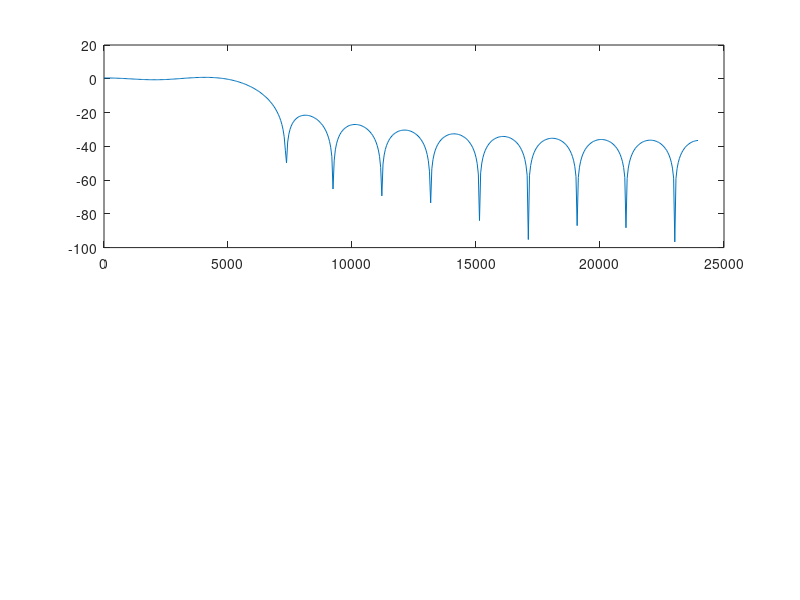

Write MATLAB code to recreate this figure. (Note: this script raises an error after producing the figure.)
% FILE:         generateFIR.m
% DESCRIPTION:  Function to generate FIR Anti-Aliasing filter for PCM Encoder
% AUTHOR:       Josh Routley
% DATE CREATED: 07/05/2022

%------------------------------------------------------------------------------%

tap = 25;
fc = 6100;
fs = 48000;

hzNum = zeros(1,tap);

omegaC = 2*pi*fc/fs;
m = (tap-1)/2;
for n = -m:m
    if n == 0
        hzNum(n+m+1) = omegaC/pi;
    else
        hzNum(n+m+1) = sin(omegaC*n)/(n*pi);
    end
end
disp(hzNum)
hzDen = [1 zeros(1,(length(hzNum)-1))];

[dB,w] = freqz(hzNum,[1],512);

Phi = 180*unwrap(angle(dB))/pi;
dB = mag2db(abs(dB));

figure;
subplot(2,1,1)
plot(w/pi*fs/2,dB)
% ax = gca;
% ax.YLim = [-20 2]
hold on
xline(6100)
hold on
yline(-3)

xlabel('Frequency [Hz]')
ylabel('Magnitude [dB]')
title('Frequency and Phase response of 15 tap lowpass FIR filter')


subplot(2,1,2)
plot(w/pi*fs/2,Phi)

xlabel('Frequency [Hz]')
ylabel('Phase [degrees]')


figure;
y = conv(hzNum,[1 0 0 0 0 0])
stem(0:(tap-1),y(1:tap))
xlabel('n')
ylabel('Amplitude')
title('Impulse response of 15 tap lowpass FIR filter')
% ax = gca;
% ax.XLim = [0 tap+1]
